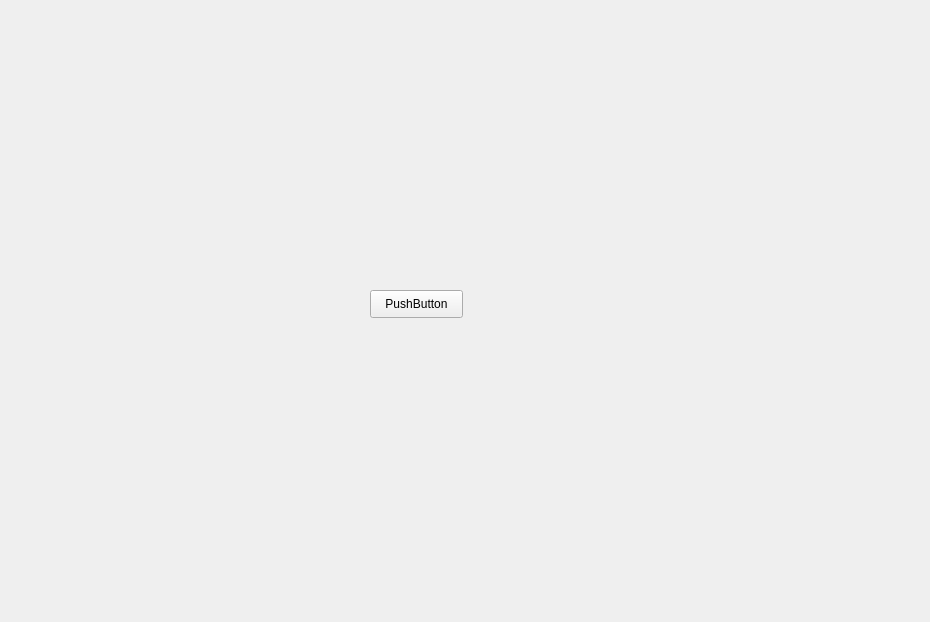
<?xml version="1.0" encoding="UTF-8"?>
<ui version="4.0">
 <class>MainWindowClass</class>
 <widget class="QMainWindow" name="MainWindowClass">
  <property name="enabled">
   <bool>true</bool>
  </property>
  <property name="geometry">
   <rect>
    <x>0</x>
    <y>0</y>
    <width>930</width>
    <height>622</height>
   </rect>
  </property>
  <property name="windowTitle">
   <string>MainWindow</string>
  </property>
  <widget class="QWidget" name="centralWidget">
   <widget class="QPushButton" name="pushButton">
    <property name="geometry">
     <rect>
      <x>370</x>
      <y>290</y>
      <width>93</width>
      <height>28</height>
     </rect>
    </property>
    <property name="text">
     <string>PushButton</string>
    </property>
   </widget>
  </widget>
 </widget>
 <layoutdefault spacing="6" margin="11"/>
 <resources/>
 <connections/>
</ui>
